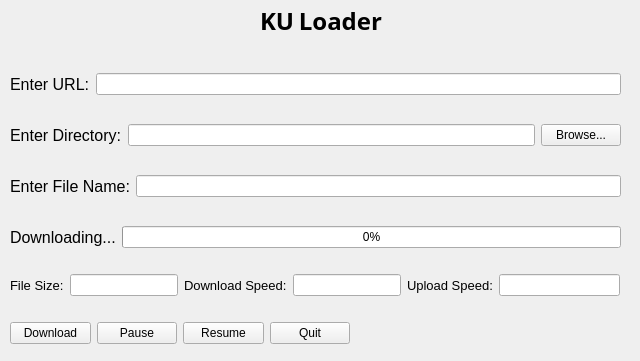
<?xml version="1.0" encoding="UTF-8"?>
<ui version="4.0">
 <class>Widget</class>
 <widget class="QWidget" name="Widget">
  <property name="geometry">
   <rect>
    <x>0</x>
    <y>0</y>
    <width>640</width>
    <height>361</height>
   </rect>
  </property>
  <property name="windowTitle">
   <string>Widget</string>
  </property>
  <widget class="QLabel" name="label">
   <property name="geometry">
    <rect>
     <x>260</x>
     <y>10</y>
     <width>151</width>
     <height>21</height>
    </rect>
   </property>
   <property name="font">
    <font>
     <family>Noto Sans Adlam</family>
     <pointsize>18</pointsize>
     <weight>75</weight>
     <bold>true</bold>
    </font>
   </property>
   <property name="text">
    <string>KU Loader</string>
   </property>
  </widget>
  <widget class="QWidget" name="layoutWidget">
   <property name="geometry">
    <rect>
     <x>10</x>
     <y>320</y>
     <width>340</width>
     <height>27</height>
    </rect>
   </property>
   <layout class="QHBoxLayout" name="horizontalLayout_5">
    <item>
     <widget class="QPushButton" name="downloadButton">
      <property name="text">
       <string>Download</string>
      </property>
     </widget>
    </item>
    <item>
     <widget class="QPushButton" name="pauseButton">
      <property name="text">
       <string>Pause</string>
      </property>
     </widget>
    </item>
    <item>
     <widget class="QPushButton" name="resumeButton">
      <property name="text">
       <string>Resume</string>
      </property>
     </widget>
    </item>
    <item>
     <widget class="QPushButton" name="quitButton">
      <property name="text">
       <string>Quit</string>
      </property>
     </widget>
    </item>
   </layout>
  </widget>
  <widget class="QWidget" name="layoutWidget">
   <property name="geometry">
    <rect>
     <x>10</x>
     <y>270</y>
     <width>610</width>
     <height>31</height>
    </rect>
   </property>
   <layout class="QHBoxLayout" name="horizontalLayout_3">
    <item>
     <layout class="QHBoxLayout" name="horizontalLayout_8">
      <item>
       <layout class="QHBoxLayout" name="horizontalLayout_2">
        <item>
         <widget class="QLabel" name="label_7">
          <property name="font">
           <font>
            <pointsize>10</pointsize>
           </font>
          </property>
          <property name="text">
           <string>File Size:</string>
          </property>
         </widget>
        </item>
        <item>
         <widget class="QLineEdit" name="fileSize"/>
        </item>
       </layout>
      </item>
      <item>
       <layout class="QHBoxLayout" name="horizontalLayout_7">
        <item>
         <widget class="QLabel" name="label_6">
          <property name="font">
           <font>
            <pointsize>10</pointsize>
           </font>
          </property>
          <property name="text">
           <string>Download Speed:</string>
          </property>
         </widget>
        </item>
        <item>
         <widget class="QLineEdit" name="downloadSpeed"/>
        </item>
       </layout>
      </item>
      <item>
       <widget class="QLabel" name="label_8">
        <property name="font">
         <font>
          <pointsize>10</pointsize>
         </font>
        </property>
        <property name="text">
         <string>Upload Speed:</string>
        </property>
       </widget>
      </item>
      <item>
       <widget class="QLineEdit" name="uploadSpeed"/>
      </item>
     </layout>
    </item>
   </layout>
  </widget>
  <widget class="QWidget" name="">
   <property name="geometry">
    <rect>
     <x>10</x>
     <y>50</y>
     <width>611</width>
     <height>221</height>
    </rect>
   </property>
   <layout class="QVBoxLayout" name="verticalLayout">
    <item>
     <layout class="QHBoxLayout" name="horizontalLayout_4">
      <item>
       <widget class="QLabel" name="label_2">
        <property name="font">
         <font>
          <pointsize>12</pointsize>
         </font>
        </property>
        <property name="text">
         <string>Enter URL:</string>
        </property>
       </widget>
      </item>
      <item>
       <widget class="QLineEdit" name="urlPath"/>
      </item>
     </layout>
    </item>
    <item>
     <layout class="QHBoxLayout" name="horizontalLayout">
      <item>
       <widget class="QLabel" name="label_3">
        <property name="font">
         <font>
          <pointsize>12</pointsize>
         </font>
        </property>
        <property name="text">
         <string>Enter Directory:</string>
        </property>
       </widget>
      </item>
      <item>
       <widget class="QLineEdit" name="directory"/>
      </item>
      <item>
       <widget class="QPushButton" name="browseButton">
        <property name="text">
         <string>Browse...</string>
        </property>
       </widget>
      </item>
     </layout>
    </item>
    <item>
     <layout class="QHBoxLayout" name="horizontalLayout_6">
      <item>
       <widget class="QLabel" name="label_4">
        <property name="font">
         <font>
          <pointsize>12</pointsize>
         </font>
        </property>
        <property name="text">
         <string>Enter File Name:</string>
        </property>
       </widget>
      </item>
      <item>
       <widget class="QLineEdit" name="fileName"/>
      </item>
     </layout>
    </item>
    <item>
     <layout class="QHBoxLayout" name="horizontalLayout_9">
      <item>
       <widget class="QLabel" name="label_5">
        <property name="font">
         <font>
          <pointsize>12</pointsize>
         </font>
        </property>
        <property name="text">
         <string>Downloading...</string>
        </property>
       </widget>
      </item>
      <item>
       <widget class="QProgressBar" name="progressBar">
        <property name="value">
         <number>0</number>
        </property>
       </widget>
      </item>
     </layout>
    </item>
   </layout>
  </widget>
 </widget>
 <resources/>
 <connections/>
</ui>
